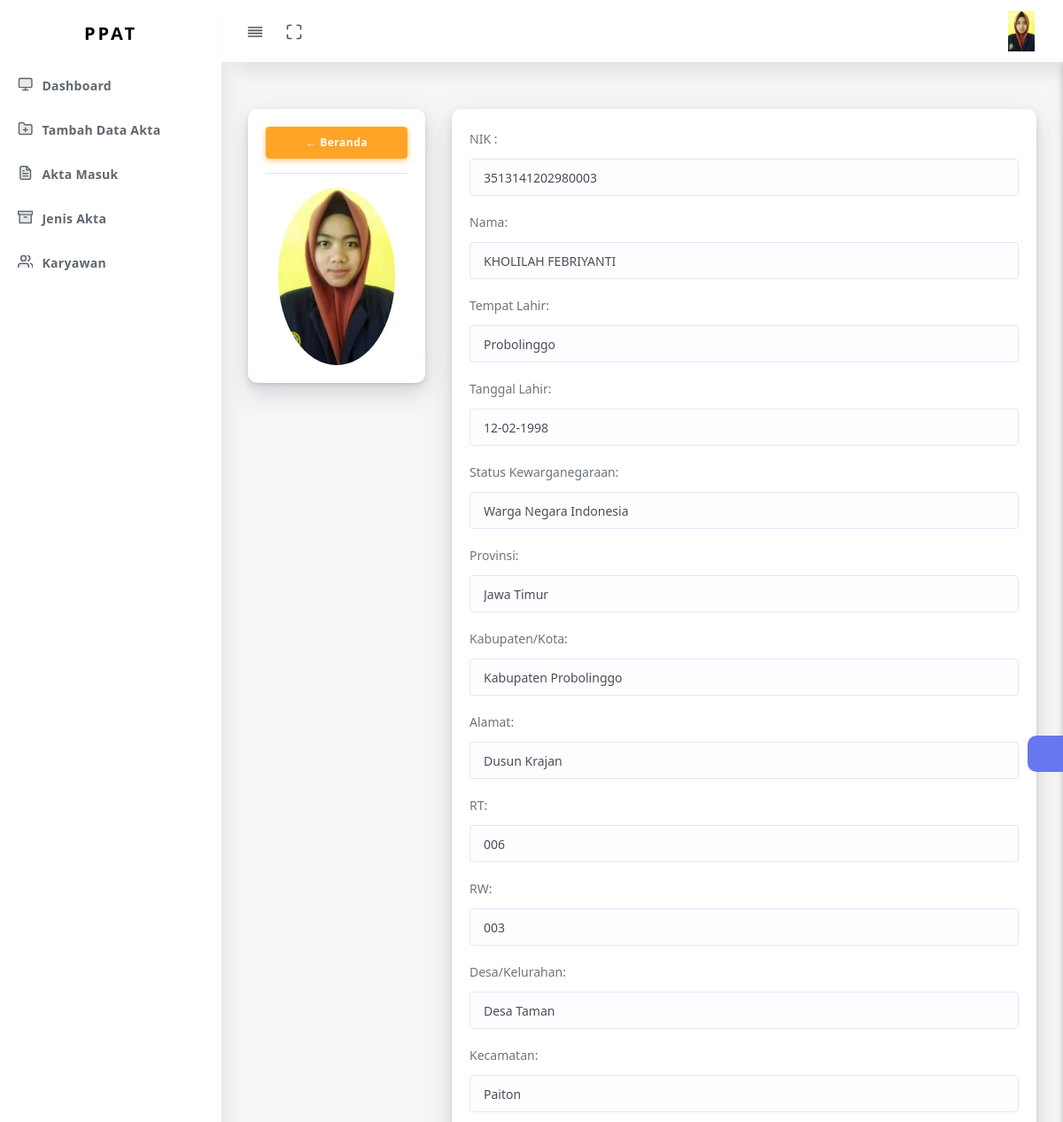
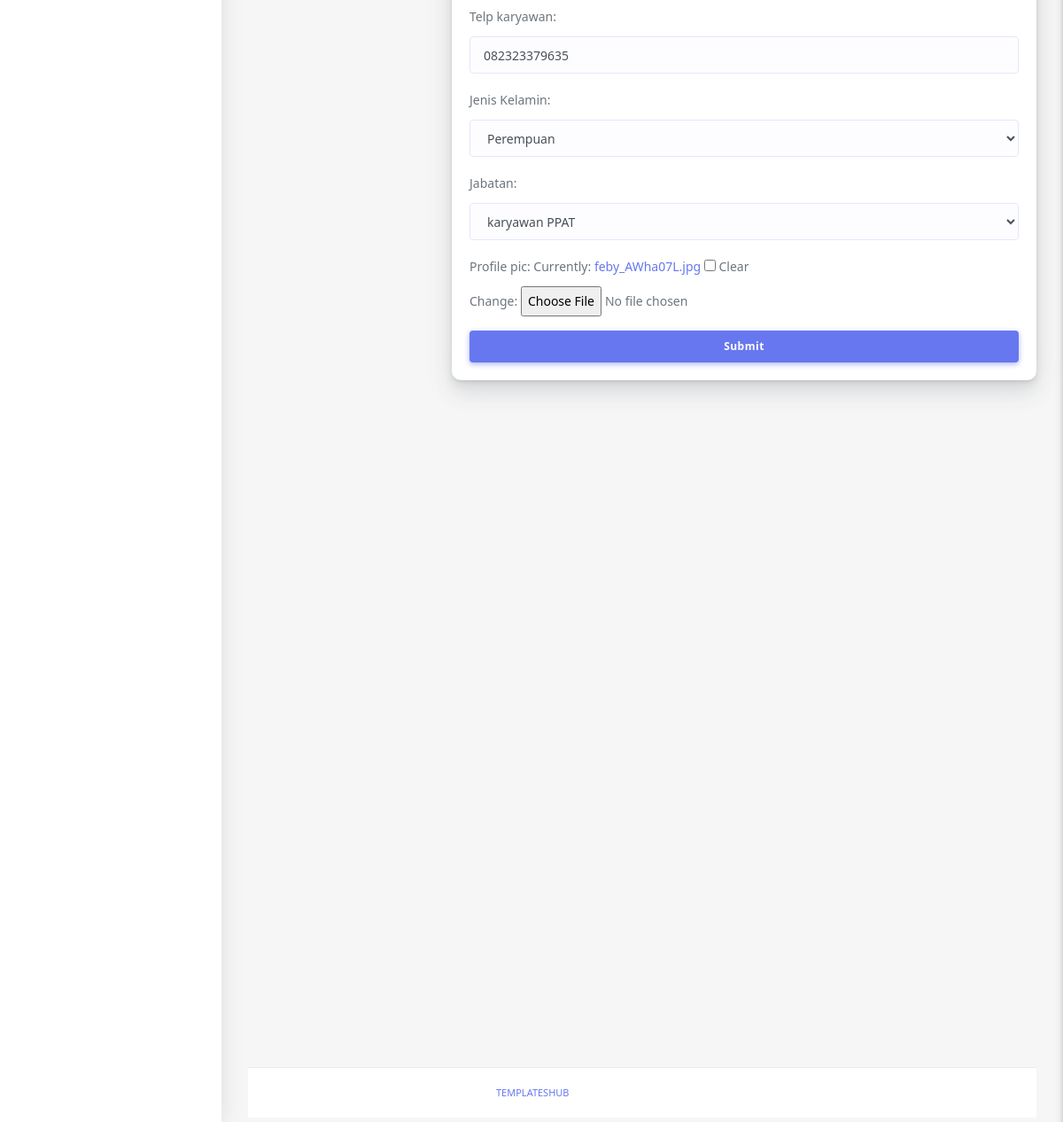
Screenshot of /profilsaya/ (signed in) with the database file from the repository (2 pictures, top to bottom).
### strap/models.py (models this page shows, shortened)
class Karyawan(models.Model):
    Pilihan=(
        ('PPAT', 'PPAT'),
        ('karyawan PPAT' , 'karyawan PPAT'),
        ('karyawan Notaris' , 'karyawan Notaris'),
    )
    Jenkel=(
        ('Laki-laki', 'Laki-laki'),
        ('Perempuan' , 'Perempuan'),
    )
    Pilih=(
        ('Warga Negara Indonesia', 'Warga Negara Indonesia'),
        ('Warga Negara Asing' , 'Warga Negara Asing'),
    )
    user = models.OneToOneField(User, null=True, on_delete=models.CASCADE)
    nik_karyawan = models.CharField(max_length=50, blank=True, null=True)
    nama_karyawan = models.CharField(max_length=200, blank=True, null=True)
    tempat_lahir_karyawan = models.CharField(max_length=200, blank=True, null=True)
    tanggal_lahir_karyawan = models.CharField(max_length=200, blank=True, null=True)
    uraian_tl_karyawan = models.CharField(max_length=200, blank=True, null=True)
    status_kewarganegaraan_karyawan  = models.CharField(max_length=200, blank=True, null=True, choices=Pilih)
    prov_karyawan = models.CharField(max_length=200, blank=True, null=True)
    kab_karyawan = models.CharField(max_length=200, blank=True, null=True)
    almt_karyawan =  models.CharField(max_length=100, blank=True, null=True)
    rt_karyawan = models.CharField(max_length=50, blank=True, null=True)
    rw_karyawan = models.CharField(max_length=50, blank=True, null=True)
    desa_karyawan = models.CharField(max_length=200, blank=True, null=True)
    kec_karyawan = models.CharField(max_length=200, blank=True, null=True)
    telp_karyawan =  models.CharField(max_length=100, blank=True, null=True)
    jenkel_karyawan =  models.CharField(max_length=100, blank=True, null=True, choices=Jenkel)
    jabatan = models.CharField(max_length=150, blank=True, null=True, choices=Pilihan)
    profile_pic = models.ImageField(default='fotokosong.png', blank=True)
    class Meta:
        verbose_name_plural ="Karyawan"

### strap/views.py (the view)
# urls.py: path('profilsaya/', views.profilsaya, name='profilsaya'),
@login_required(login_url='login')
def profilsaya(request):
    datakaryawan = request.user.karyawan
    form = ProfilForm(instance = datakaryawan)
    if request.method == 'POST':
        form = ProfilForm(request.POST, request.FILES, instance=datakaryawan)
        if form.is_valid:
            form.save()
    context = {
        'menu': 'Profil',
        'page' : 'Halaman Profil',
        'formkaryawan': form
    }
    return render(request, 'strap/profil_saya.html', context)

### strap/templates/strap/profil_saya.html (shortened to what this page needs)
{% extends "base.html" %}
{% load static%}
{% block content %}
<div class="main-content">
    <section class="section">
        <div class="row">
            <div class="col-md-3">
                <div class="card card-body">
                    <a class="btn btn-warning" href="{%url 'beranda'%}">&#8592; Beranda </a>
                    <hr>
                    <img class="profile-pic" src="{{request.user.karyawan.profile_pic.url}}">
                </div>
            </div>
            <div class="col-md-9">
                <div class="card card-body">
                    <table>
                        <form method="POST" action="" enctype="multipart/form-data">
                            {{ formkaryawan.as_p }}
                            <input class="btn btn-primary" type="submit" name="Update">
                        </form>
                    </table>
                </div>
            </div>
        </div>
    </section>
{% endblock content %}

### templates/base.html (shortened to what this page needs)
{% load static%}
<!DOCTYPE html>
<html lang="en">
<head>
    <link rel="stylesheet" href="{%static 'public/assets/css/app.min.css'%}">
    <link rel="stylesheet" href="{%static 'public/assets/css/style.css'%}">
    <link rel="stylesheet" href="{%static 'public/assets/css/components.css'%}">
    <link rel="stylesheet" href="{%static 'public/assets/css/custom.css'%}">
</head>
<body>
    <div id="app">
        <div class="main-wrapper main-wrapper-1">
            <div class="navbar-bg"></div>
            <nav class="navbar navbar-expand-lg main-navbar sticky">
                <div class="form-inline mr-auto">
                    <ul class="navbar-nav mr-3">
                        <li><a href="#" data-toggle="sidebar" class="nav-link nav-link-lg
									collapse-btn"> <i data-feather="align-justify"></i></a></li>
                        <li><a href="#" class="nav-link nav-link-lg fullscreen-btn">
                                <i data-feather="maximize"></i>
                            </a></li>
                    </ul>
                </div>
                <ul class="navbar-nav navbar-right">
                    <li class="dropdown"><a href="#" data-toggle="dropdown"
                            class="nav-link dropdown-toggle nav-link-lg nav-link-user"> <img alt="image"
                                src="{{request.user.karyawan.profile_pic.url}}"> </a>
                    </li>
                </ul>
            </nav>
            {% include "navbar.html" %}
            {% block content%}
            {% endblock content%}
            <div class="main-content">
                <div class="settingSidebar">
                    <a href="javascript:void(0)" class="settingPanelToggle"> <i class="fa fa-spin fa-cog"></i>
                    </a>
                </div>
            </div>
            <footer class="main-footer">
                <div class="footer-left">
                    <a href="templateshub.net">Templateshub</a></a>
                </div>
            </footer>
        </div>
    </div>
</body>
</html>

### templates/navbar.html
{% load static%}
<div class="main-sidebar sidebar-style-2">
    <aside id="sidebar-wrapper">
      <div class="sidebar-brand">
        <a href="{% url 'beranda'%}">
           <span
            class="logo-name">PPAT</span>
        </a>
      </div>
      <ul class="sidebar-menu">
        <li class="dropdown">
          <a href="{% url 'beranda'%}" class="nav-link"><i data-feather="monitor"></i><span>Dashboard</span></a>
        </li>
        <li class="dropdown">
            <a href="{% url 'buatakta'%}" class="nav-link"><i data-feather="folder-plus"></i><span>Tambah Data Akta</span></a>
          </li>
          <li class="dropdown">
            <a href="{% url 'aktamasuk'%}" class="nav-link"><i data-feather="file-text"></i><span>Akta Masuk</span></a>
          </li>
          <li class="dropdown">
            <a href="{% url 'jenis'%}" class="nav-link"><i data-feather="archive"></i><span>Jenis Akta</span></a>
          </li>
          <li class="dropdown">
            <a href="{% url 'karyawan'%}" class="nav-link"><i data-feather="users"></i><span>Karyawan</span></a>
          </li>
    </aside>
  </div>

### strap/templates/strap/profil_saya.html (style rules this page uses)
.profile-pic { max-width: 200px; max-height: 200px; margin: 0 auto; border-radius: 50%; }

### rows the page displays
Karyawan: nik_karyawan "3513141202980003", nama_karyawan "KHOLILAH FEBRIYANTI", tempat_lahir_karyawan "Probolinggo", tanggal_lahir_karyawan "12-02-1998", status_kewarganegaraan_karyawan "Warga Negara Indonesia", prov_karyawan "Jawa Timur", kab_karyawan "Kabupaten Probolinggo", almt_karyawan "Dusun Krajan", rt_karyawan "006", rw_karyawan "003", desa_karyawan "Desa Taman", kec_karyawan "Paiton", telp_karyawan "082323379635", jenkel_karyawan "Perempuan", jabatan "karyawan PPAT"
